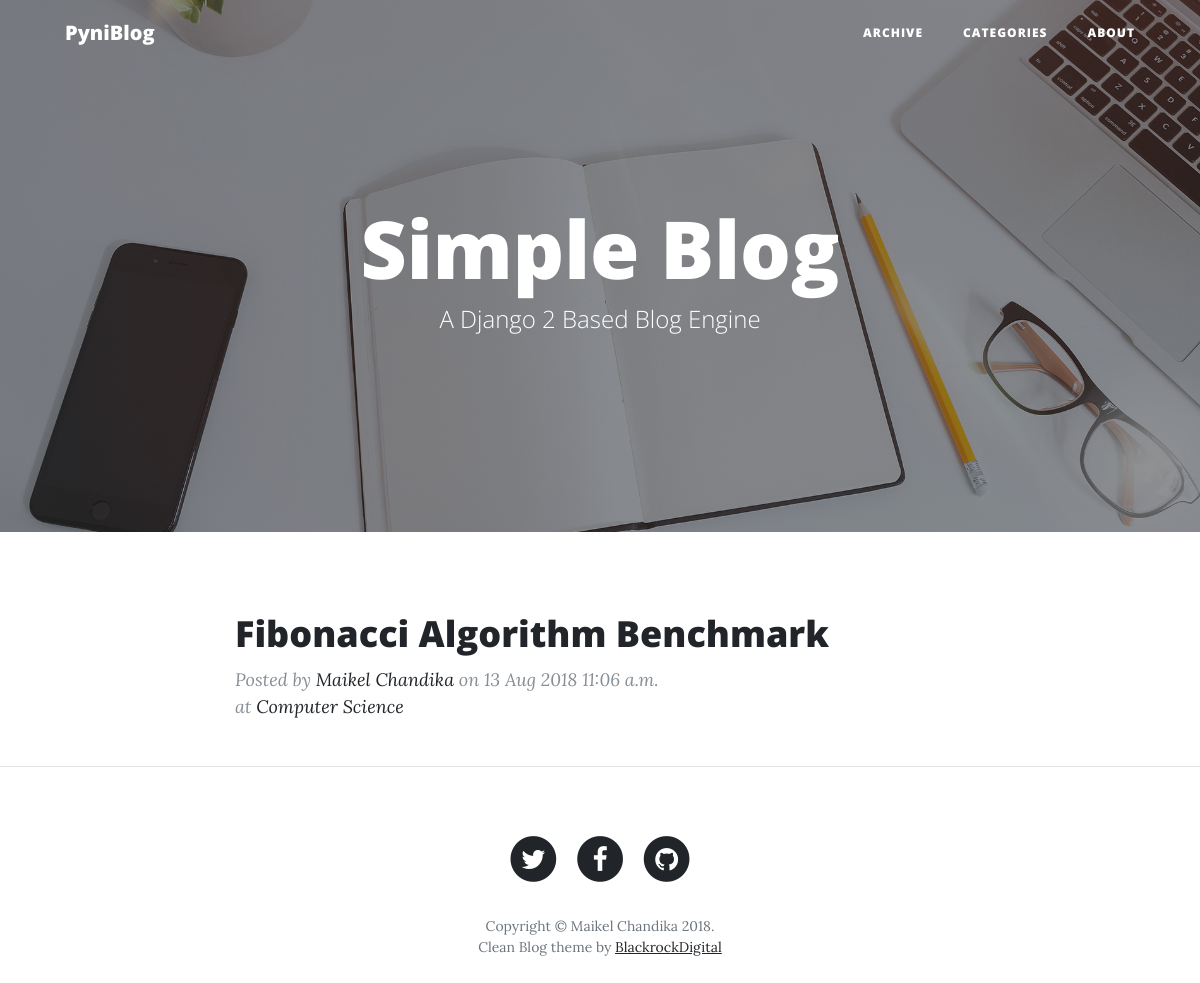
The app's page /?page=2, older data.
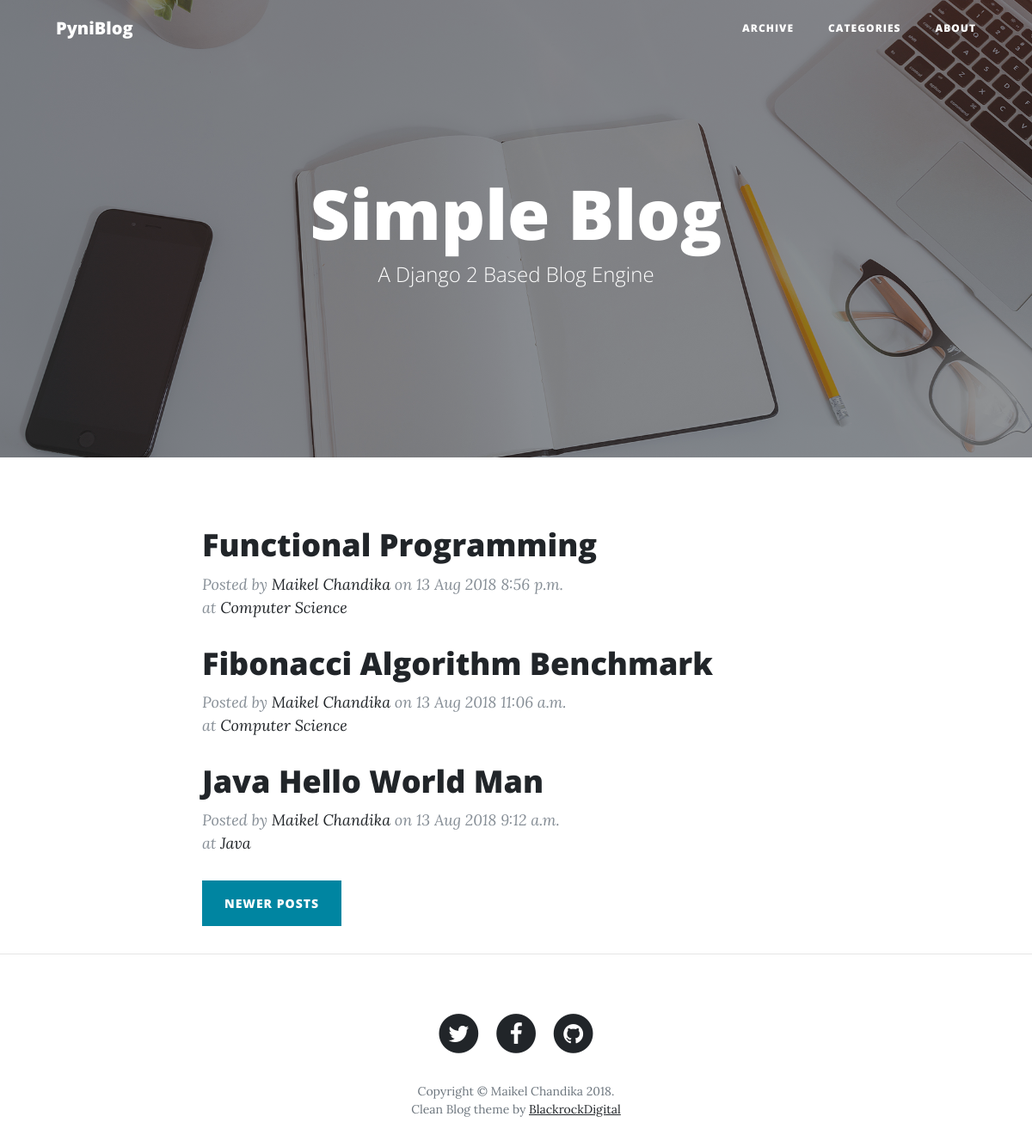
The same page, newer data.
### blog/models.py (models this page shows, shortened)
class Post(models.Model):
  permalink   = models.CharField(max_length=255, unique=True)
  title       = models.CharField(max_length=255)
  post_date   = models.DateTimeField()
  post_body   = RichTextField()
  release     = models.BooleanField(default=False)
  user        = models.ForeignKey(User,on_delete=models.CASCADE)
  category    = models.ForeignKey(Category,on_delete=models.PROTECT)
  tags        = models.ManyToManyField(Tag)
  class Meta:
    db_table = 'tb_post'

class Category(models.Model):
  category_name = models.CharField(max_length=100, unique=True)
  def __str__(self):
    return self.category_name
  class Meta:
    db_table = 'tb_category' # custom database table name

### blog/views.py (the view)
# urls.py: path('', views.index, name='index'),
def index(request):
    posts = Post.objects.filter(release=True).order_by('-post_date')
    page = request.GET.get('page', 1)
    paginator = Paginator(posts, BlogSetting.post_per_page)
    try:
        page_posts = paginator.page(page)
    except PageNotAnInteger:
        page_posts = paginator.page(1)
    except EmptyPage:
        page_posts = paginator.page(paginator.num_pages)
    response_dict.update({'posts': page_posts})
    return render(request, 'blog/main.html', response_dict)

### templates/blog/main.html (shortened to what this page needs)
{% extends "blank.html" %} {% load staticfiles %} {% block content %}
<header class="masthead" style="background-image: url(' {% static 'img/home-bg.jpg' %}')">
  <div class="overlay"></div>
  <div class="container">
    <div class="row">
      <div class="col-lg-8 col-md-10 mx-auto">
        <div class="site-heading">
          <h1>{{blog.title}}</h1>
          <span class="subheading">{{blog.sub_title}}</span>
        </div>
      </div>
    </div>
  </div>
</header>
<div class="container">
  <div class="row">
    <div class="col-lg-8 col-md-10 mx-auto">
      {% for post in posts %}
      <div class="post-preview">
        <a href="posts/{{post.permalink}}">
          <h2 class="post-title">
            {{post.title}}
          </h2>
        </a>
        <p class="post-meta">Posted by
          <a href="posts/users/{{post.user}}">{{post.user.first_name}} {{post.user.last_name}}</a>
          on {{post.post_date|date:'d M Y g:i a'}}
          <br/> at
          <a href="posts/categories/{{post.category}}">{{post.category|title}}</a>
        </p>
      </div>
      {% endfor %}
      <div class="clearfix">
        {% if posts.has_other_pages %}
        <ul class="pagination">
          {% if posts.has_previous %}
          <li>
            <a class="btn btn-primary float-right" href="?page={{ posts.previous_page_number }}">Newer Posts</a>
          </li>
          {% endif %}
        </ul>
        {% endif %}
      </div>
    </div>
  </div>
</div>
{% endblock %}

### templates/blank.html (shortened to what this page needs)
<!DOCTYPE html> {% load staticfiles %}
<html lang="en">
<head>
  <link href="{% static "vendor/bootstrap/css/bootstrap.min.css" %}" rel="stylesheet">
  <link href="{% static "vendor/font-awesome/css/font-awesome.min.css" %}" rel="stylesheet" type="text/css">
  <link href="{% static "css/clean-blog.min.css" %}" rel="stylesheet">
</head>
<body>
  <nav class="navbar navbar-expand-lg navbar-light fixed-top" id="mainNav">
    <div class="container">
      <a class="navbar-brand" href="/">{{blog.name}}</a>
      <div class="collapse navbar-collapse" id="navbarResponsive">
        <ul class="navbar-nav ml-auto">
          <li class="nav-item">
            <a class="nav-link" href="/archives/year">Archive</a>
          </li>
          <li class="nav-item">
            <a class="nav-link" href="/archives/categories">Categories</a>
          </li>
          <li class="nav-item">
            <a class="nav-link" href="/about">About</a>
          </li>
        </ul>
      </div>
    </div>
  </nav>
  {% block content %}{% endblock %}
  <hr>
  <footer>
    <div class="container">
      <div class="row">
        <div class="col-lg-8 col-md-10 mx-auto">
          <ul class="list-inline text-center">
            <li class="list-inline-item">
              <a href="{{blog.twitter_url}}" target="_blank">
                <span class="fa-stack fa-lg">
                  <i class="fa fa-circle fa-stack-2x"></i>
                  <i class="fa fa-twitter fa-stack-1x fa-inverse"></i>
                </span>
              </a>
            </li>
            <li class="list-inline-item">
              <a href="{{blog.facebook_url}}" target="_blank">
                <span class="fa-stack fa-lg">
                  <i class="fa fa-circle fa-stack-2x"></i>
                  <i class="fa fa-facebook fa-stack-1x fa-inverse"></i>
                </span>
              </a>
            </li>
            <li class="list-inline-item">
              <a href="{{blog.github_url}}" target="_blank">
                <span class="fa-stack fa-lg">
                  <i class="fa fa-circle fa-stack-2x"></i>
                  <i class="fa fa-github fa-stack-1x fa-inverse"></i>
                </span>
              </a>
            </li>
          </ul>
          <p class="copyright text-muted">Copyright &copy; {{blog.copyright}} {% now "Y" %}.<br/>
          Clean Blog theme by <a href="https://github.com/BlackrockDigital/startbootstrap-clean-blog" target="_blank">
            BlackrockDigital</a></p>
        </div>
      </div>
    </div>
  </footer>
</body>
</html>

Row changes from the older to the newer data that the page shows:
added Post: title "Functional Programming", user.first_name "Maikel", user.last_name "Chandika", post_date "13 Aug 2018 8:56 p.m.", category "Computer Science"
now on this page (row edited): Post: title "Java Hello World Man", user.first_name "Maikel", user.last_name "Chandika", post_date "13 Aug 2018 9:12 a.m.", category "Java"
Text that changed along with them:
text now shown: "NEWER POSTS"
